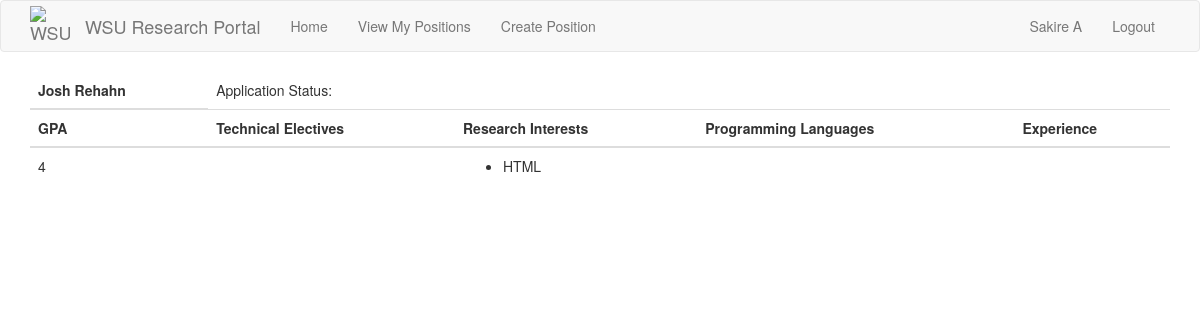
Page /positions/1/applicants/2 (signed in) on the earlier database version.
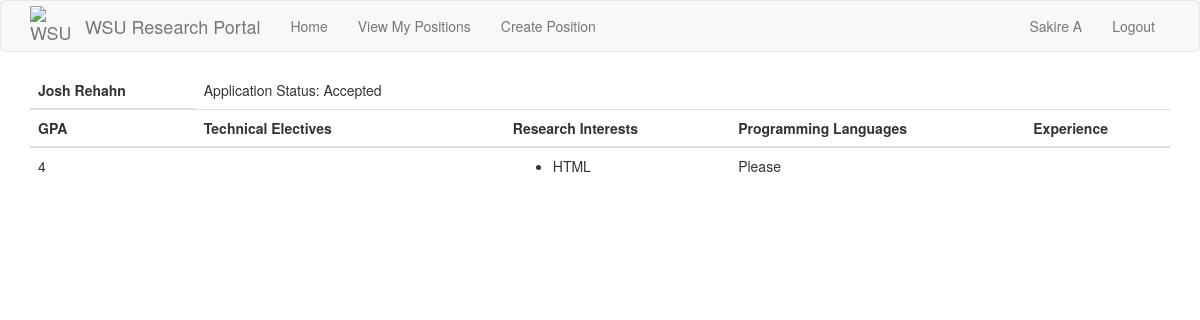
Same page on the later database version.
### src/Model/models.py (models this page shows, shortened)
class User(db.Model, UserMixin):
    __tablename__ = 'user'
    id = db.Column(db.Integer, primary_key=True)
    password_hash = db.Column(db.String(128))
    firstname = db.Column(db.String(100))
    lastname = db.Column(db.String(100))
    email = db.Column(db.String(120),unique = True, index = True)
    phone = db.Column(db.String(11),unique = True)
    user_type = db.Column(db.String(50))
    __mapper_args__ = {
        'polymorphic_identity': 'User',
        'polymorphic_on': user_type
    }

class Student(User, db.Model):
    __tablename__='student'
    id = db.Column(db.ForeignKey("user.id"), primary_key = True)
    wsu_id = db.Column(db.String(15), unique = True)
    major = db.Column(db.String(50))
    gpa = db.Column(db.Integer())
    graduationDate = db.Column(db.String(15))
    experience = db.Column(db.String(500))
    applications = db.relationship('Application', backref='applicant')
    interests = db.relationship('Interest',
                                secondary=studentInterests,
                                primaryjoin=(studentInterests.c.student_id == id),
                                lazy='dynamic',
                                overlaps='studentInterests')
    languages = db.relationship('Language',
                                secondary=studentLanguages,
                                primaryjoin=(studentLanguages.c.student_id == id),
                                lazy='dynamic',
                                overlaps='studentLanguages')
    __mapper_args__ = {
        'polymorphic_identity': 'Student'
    }

class Language(db.Model):
    id = db.Column(db.Integer, primary_key=True)
    name = db.Column(db.String(12))
    studentLanguages = db.relationship(
        'Student',
        secondary=studentLanguages,
        primaryjoin=(studentLanguages.c.language_id == id),
        lazy='dynamic',
        overlaps='languages'
    )
    positionLanguages = db.relationship(
        'Position',
        secondary = positionLanguages,
        primaryjoin = (positionLanguages.c.language_id == id),
        lazy = 'dynamic',
        overlaps='languages'
    )

class Application(db.Model):
    id = db.Column(db.Integer, primary_key=True)
    date = db.Column(db.DateTime, default=datetime.utcnow)
    status = db.Column(db.String(16))
    statement = db.Column(db.String(500))
    reference = db.Column(db.String(40))
    reference_email = db.Column(db.String(30))
    position_id = db.Column(db.Integer, db.ForeignKey('position.id')) # Every application has one position associated to it.
    student_id = db.Column(db.Integer, db.ForeignKey('student.id')) # Every application has one student associated to it.

### src/Controller/position_routes.py (the view)
@routes.route("/positions/<position_id>/applicants/<student_id>") # "View Qualifications" button route.
def position_applicant_by_id(position_id, student_id):
    position = Position.query.filter_by(id=position_id).first()
    student = Student.query.filter_by(id=student_id).first()
    if position is None:
        return render_template("errors/404.html"), 404
    if current_user.user_type != "Professor" or current_user.id != position.professor_id:
        return render_template("errors/403.html"), 403
    applications = [ x for x in position.applications ]
    application = None
    for app in applications:
        if app.student_id == student.id:
            application = app
    return render_template("Application Pages/application_page.html", position=position, student=student, application=application)

### app.py (called while the page is built)
@app.context_processor
def inject_request():
    return dict(request=request)

@app.before_request
def initBD(*args, **kwargs):
    if app.got_first_request:
        db.create_all()
        if Language.query.count() == 0:
            languages = ['Java','C', 'Python', 'C++', 'JavaScript', 'HTML', 'CSS']
            for t in languages:
                db.session.add(Language(name=t))
        db.session.commit()
        if Interest.query.count() == 0:
            interests = ['Software Engineering', 'Artificial intelligence', 'Cyber Security', 'Machine Learning', 'Computer Architecture', 'Data Science']
            for t in interests:
                db.session.add(Interest(name=t))
        db.session.commit()

### src/Model/models.py (called while the page is built)
@login.user_loader
def load_user(id):
    return User.query.get(int(id))

### src/View/templates/Application Pages/application_page.html (shortened to what this page needs)
{% extends "base.html" %}
{% block app_content %}
    <table class="table">
        <thead>
            <tr>
                <th>{{ student.firstname }} {{ student.lastname }}</td>
                <td>Application Status: {{application.status}}</td>
            </tr>
            <tr>
                <th>GPA</th>
                <th>Technical Electives</th>
                <th>Research Interests</th>
                <th>Programming Languages</th>
                <th>Experience</th>
            </tr>
        </thead>
            <tbody>
                    <tr>
                        <td>{{ student.gpa }}</td>
                        <td>
                        </td>
                        <td>
                            <ul>
                                {% for language in student.languages %}
                                    <li>{{ language.name }}</li>
                                {% endfor %}
                            </ul>
                        </td>
                        <td>{{ application.statement }}</td>
                    </tr>
            </tbody>
    </table>
{% endblock %}

### src/View/templates/base.html (shortened to what this page needs)
{% extends 'bootstrap/base.html' %}
{% import 'bootstrap/wtf.html' as wtf %}
{% block navbar %}
    {% include "_navbar.html" %}
{% endblock %}
{% block content %}
    <div class="container">
        {% block app_content %}{% endblock %}
    </div>
{% endblock %}

### src/View/templates/_navbar.html (shortened to what this page needs)
{% block navbar %}
    <nav class="navbar navbar-default">
        <div class="container">
            <div class="navbar-header">
                <a class="navbar-brand" href="{{ url_for('routes.index') }}" style="display: flex; align-items: center;">
                    <img src="{{ url_for('static', filename='wsu-logo.png') }}" alt="WSU Cougarhead" style="width: 40px; height: 40px">
                    <span style="margin-left: 15px;">WSU Research Portal</span>
                </a>
            </div>
            <div class="collapse navbar-collapse" id="bs-example-navbar-collapse-1">
                <ul class="nav navbar-nav">
                        <li {% if request.path == url_for('routes.index') %}class="active"{% endif %}>
                            <a href="{{ url_for('routes.index') }}">Home</a>
                        </li>
                    {% if current_user.user_type == "Professor" %}
                        <li {% if request.path == url_for('positions.positions') %}class="active"{% endif %}>
                            <a href="{{ url_for('positions.positions') }}">View My Positions</a>
                        </li>
                        <li {% if request.path == url_for('positions.create_position') %}class="active"{% endif %}>
                            <a href="{{ url_for('positions.create_position') }}">Create Position</a>
                        </li>
                    {% endif %}
                </ul>
                <ul class="nav navbar-nav navbar-right">
                    {% if current_user.is_anonymous %}
                    <li><a href="{{ url_for('auth.login') }}">Login</a></li>
                    {% else %}
                    <li><a href="{{ url_for('routes.index') }}">{{ current_user.firstname }} {{ current_user.lastname }}</a></li>
                    <li><a href="{{ url_for('auth.logout') }}">Logout</a></li>
                    {% endif %}
                </ul>
            </div>
        </div>
    </nav>
{% endblock %}

Differences in the rows shown:
added Application: status "Accepted", statement "Please"
